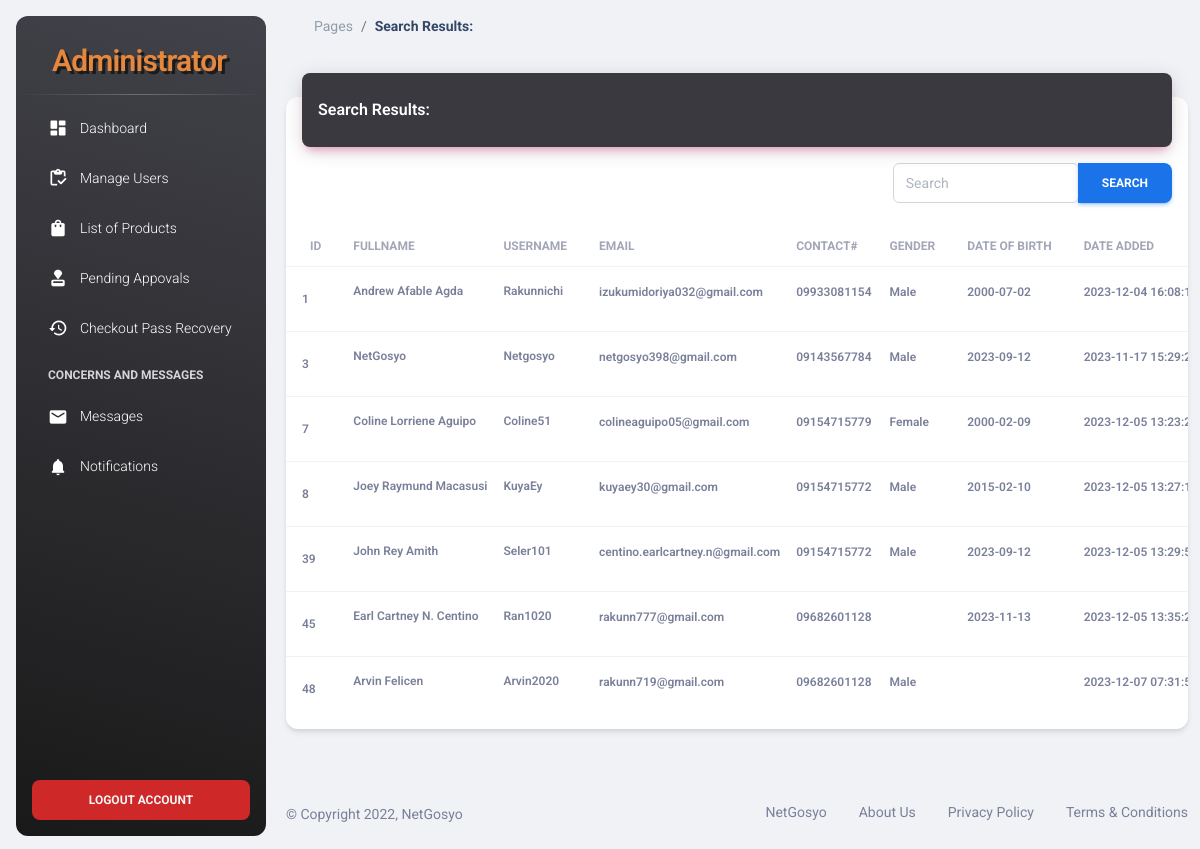
Before: /NetGosyo-Admin/action-search.php (signed in) with the older database file.
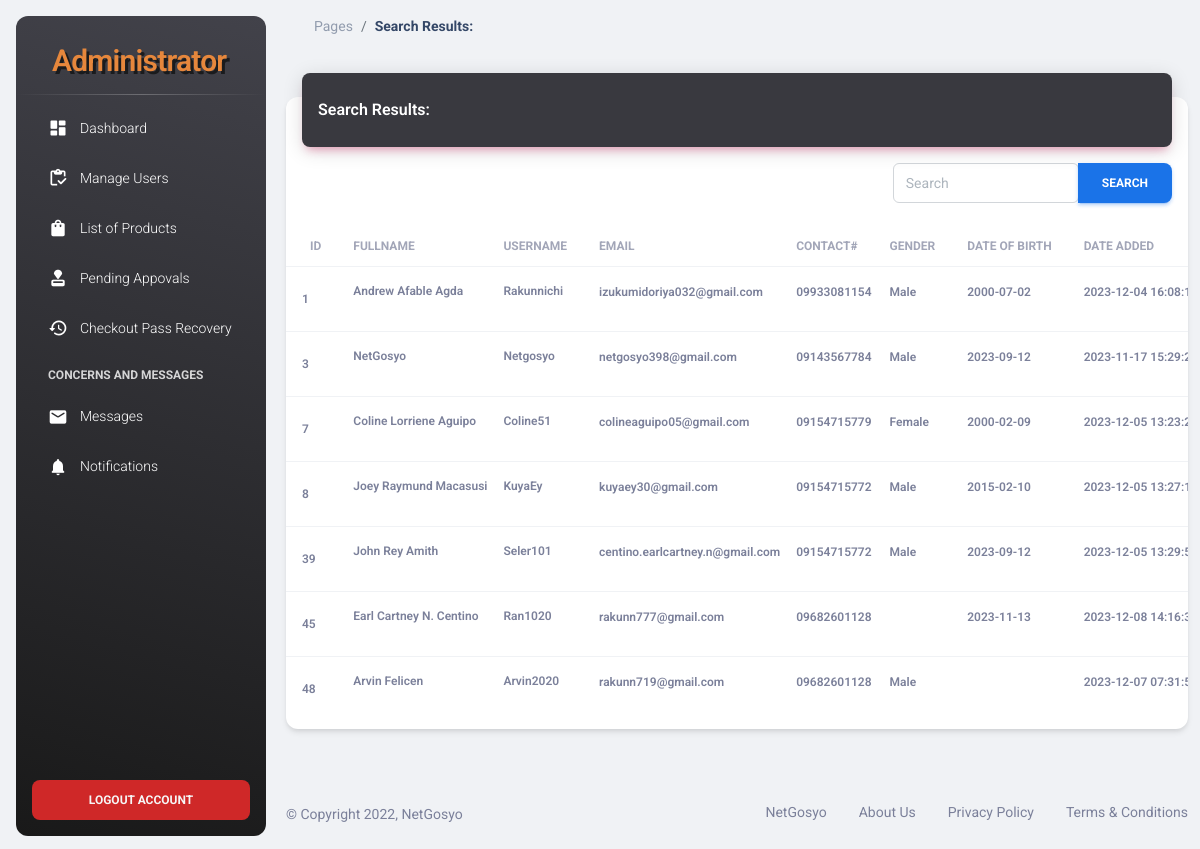
After: the same page with the newer database file.
### tables this page shows
CREATE TABLE `user_form` (
  `id` int(100) NOT NULL,
  `fullname` varchar(100) NOT NULL,
  `email` varchar(100) NOT NULL,
  `username` varchar(255) NOT NULL,
  `password` varchar(100) NOT NULL,
  `checkout_pass` varchar(250) NOT NULL,
  `phonenumber` varchar(255) NOT NULL,
  `address` varchar(255) NOT NULL,
  `address2` varchar(500) NOT NULL,
  `archipelago` varchar(250) NOT NULL,
  `landmark` varchar(500) NOT NULL,
  `city` varchar(250) NOT NULL,
  `province` varchar(250) NOT NULL,
  `zip` varchar(250) NOT NULL,
  `dateofbirth` varchar(255) NOT NULL,
  `gender` varchar(255) NOT NULL,
  `image` varchar(255) NOT NULL,
  `shopname` varchar(250) NOT NULL DEFAULT 'user',
  `shopdesc` varchar(5000) NOT NULL,
  `vkey` varchar(50) NOT NULL,
  `verify_token` varchar(100) NOT NULL,
  `verified` tinyint(1) NOT NULL DEFAULT 0,
  `register_date` timestamp NOT NULL DEFAULT current_timestamp() ON UPDATE current_timestamp(),
  `id_pic` varchar(255) DEFAULT NULL,
  `has_verified_badge` tinyint(1) DEFAULT NULL,
  `is_banned` tinyint(1) NOT NULL DEFAULT 0,
  `number_verified` tinyint(4) NOT NULL DEFAULT 0
);

### NetGosyo-Admin/search.php (the view, shortened to what the changed rows need)
<?php
  include 'header.php';
  ?>
<main class="main-content position-relative max-height-vh-100 h-100 border-radius-lg ">
    <div class="container-fluid py-4">
        <div class="row">
            <div class="col-12">
                <div class="card my-4">
                    <div class="card-body px-0 pb-2">
                        <div class="table-responsive p-0">
                            <table class="table align-items-center justify-content-center mb-0">
                                <thead>
                                    <tr>
                                        <th class="text-uppercase text-secondary text-xs font-weight-bolder opacity-7">
                                            Id</th>
                                        <th
                                            class="text-uppercase text-secondary text-xs font-weight-bolder opacity-7 ps-2">
                                            Fullname</th>
                                        <th
                                            class="text-uppercase text-secondary text-xs font-weight-bolder opacity-7 ps-2">
                                            Username</th>
                                        <th
                                            class="text-uppercase text-secondary text-xs font-weight-bolder opacity-7 ps-2">
                                            Email</th>
                                        <th
                                            class="text-uppercase text-secondary text-xs font-weight-bolder opacity-7 ps-2">
                                            Contact#</th>
                                        <th
                                            class="text-uppercase text-secondary text-xs font-weight-bolder opacity-7 ps-2">
                                            Gender</th>
                                        <th
                                            class="text-uppercase text-secondary text-xs font-weight-bolder opacity-7 ps-2">
                                            Date of Birth</th>
                                        <th
                                            class="text-uppercase text-secondary text-xs font-weight-bolder opacity-7 ps-2">
                                            Date Added</th>
                                    </tr>
                                </thead>
                                <tbody>
                                    <?php
                                        $search = isset($_GET['search']) ? $_GET['search'] : '';
                                        $select_product = mysqli_query($conn, "SELECT * FROM `user_form` WHERE `fullname` LIKE '%{$search}%'") or die('query failed!');
                                        $rows = mysqli_fetch_all($select_product, MYSQLI_ASSOC);
                                        if (mysqli_num_rows($select_product) > 0) {
                                        foreach ($rows as $user) {
                                            ?>
                                    <tr>
                                        <td>
                                            <div class="d-flex px-2 py-1">
                                                <div class="d-flex flex-column justify-content-center">
                                                    <p class="text-xs font-weight-bold mb-0">
                                                        <?php echo $user['id']; ?></p>
                                                </div>
                                            </div>
                                        </td>
                                        <td>
                                            <p class="text-xs font-weight-bold mb-0">
                                                <?php echo $user['fullname']; ?></p>
                                        </td>
                                        <td>
                                            <p class="text-xs font-weight-bold mb-0">
                                                <?php echo $user['username']; ?></p>
                                        </td>
                                        <td>
                                            <span class="text-xs font-weight-bold"><?php echo $user['email']; ?></p>
                                                </span>
                                        </td>
                                        <td>
                                            <span class="text-xs font-weight-bold"><?php echo $user['phonenumber']; ?>
                                                </p></span>
                                        </td>
                                        <td>
                                        </td>
                                        <td>
                                            <span class="text-xs font-weight-bold"><?php echo $user['dateofbirth']; ?>
                                                </p></span>
                                        </td>
                                        <td>
                                            <span class="text-xs font-weight-bold"><?php echo $user['register_date']; ?>
                                                </p></span>
                                        </td>
                                    </tr>
                                    <?php
                                    }
                                        }
                                            ?>
                                </tbody>
                            </table>
                        </div>
                    </div>
                </div>
            </div>
        </div>
    </div>
    <?php
      include 'footer.php';
  ?>

Changed rows visible on the page:
changed user_form "Earl Cartney N. Centino": register_date "2023-12-05…" → "2023-12-08…"
